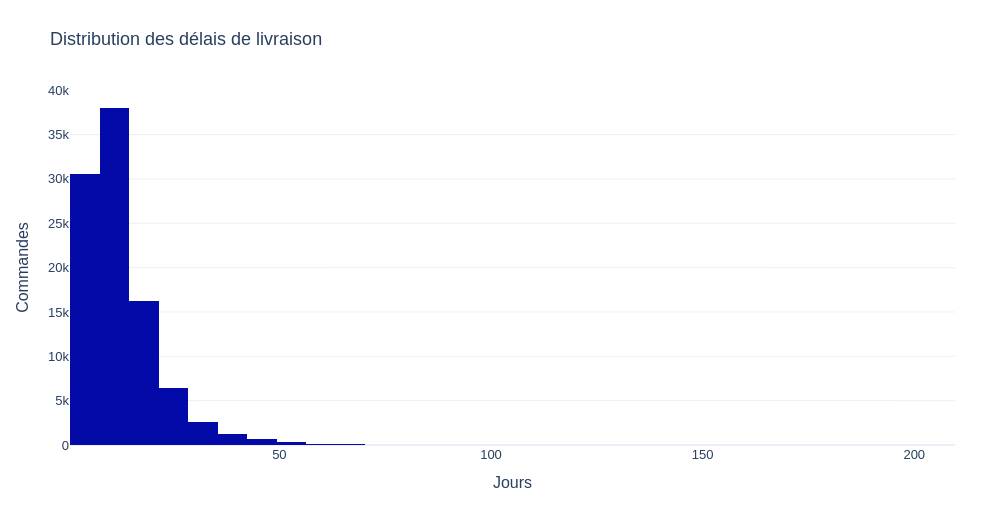

The cell this chart's notebook holds for it:
### Markdown cell above
### <b><div style='padding:15px;background-color:#d8dcd6;color:#030aa7;font-size:120%;text-align: left'>Plotly</div></b>

### Code cell
ID_GRAPHIQUE = '03_01'
BIBLIOTHEQUE = 'plotly'
fig=go.Figure(go.Histogram(x=x,xbins=dict(start=float(bins[0]),end=float(bins[-1]),size=float(bins[1]-bins[0]))))
fig.update_layout(xaxis_title='Jours',yaxis_title='Commandes')
montrer_plotly(fig,'Distribution des délais de livraison')

### Figure 1 — Plotly figure (JSON) as saved in the notebook; plotly's stock layout.template omitted (floating-point values rounded to 4 significant figures; data arrays with more than 128 entries replaced by an {"elided": "..."} marker saying what was removed)
{"data": [{"type": "histogram", "x": {"elided": "96470 float values"}, "xbins": {"end": 209.6, "size": 6.97, "start": 0.5334}}], "layout": {"font": {"family": "Arial", "size": 13}, "height": 520, "margin": {"b": 75, "l": 70, "r": 45, "t": 90}, "title": {"text": "Distribution des délais de livraison"}, "width": 1000, "xaxis": {"title": {"text": "Jours"}}, "yaxis": {"title": {"text": "Commandes"}}}}
